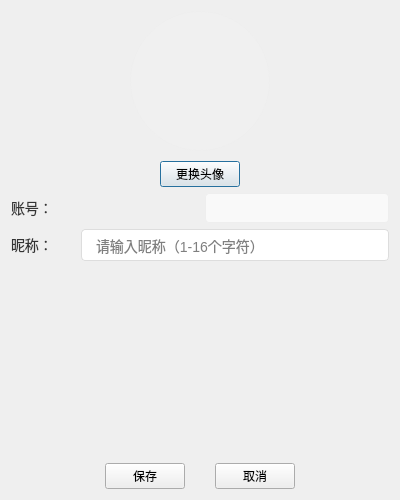
<?xml version="1.0" encoding="UTF-8"?>
<ui version="4.0">
 <class>ProfileDialog</class>
 <widget class="QDialog" name="ProfileDialog">
  <property name="geometry">
   <rect>
    <x>0</x>
    <y>0</y>
    <width>400</width>
    <height>500</height>
   </rect>
  </property>
  <property name="windowTitle">
   <string>个人资料</string>
  </property>
  <property name="fixedSize">
   <size>
    <width>400</width>
    <height>500</height>
   </size>
  </property>
  <property name="windowFlags">
   <set>Qt::Dialog | Qt::WindowTitleHint | Qt::WindowCloseButtonHint</set>
  </property>
  <layout class="QVBoxLayout" name="verticalLayout">
   <item>
    <layout class="QVBoxLayout" name="avatarLayout">
     <property name="spacing">
      <number>10</number>
     </property>
     <item alignment="Qt::AlignCenter">
      <widget class="QLabel" name="lblAvatar">
       <property name="minimumSize">
        <size>
         <width>140</width>
         <height>140</height>
        </size>
       </property>
       <property name="maximumSize">
        <size>
         <width>140</width>
         <height>140</height>
        </size>
       </property>
       <property name="styleSheet">
        <string notr="true">background-color: #f0f0f0; border-radius: 70px; border: 1px solid #eee;</string>
       </property>
       <property name="alignment">
        <set>Qt::AlignCenter</set>
       </property>
       <property name="text">
        <string/>
       </property>
      </widget>
     </item>
     <item alignment="Qt::AlignCenter">
      <widget class="QPushButton" name="btnChangeAvatar">
       <property name="text">
        <string>更换头像</string>
       </property>
       <property name="minimumWidth">
        <number>80</number>
       </property>
      </widget>
     </item>
    </layout>
   </item>
   <item>
    <layout class="QHBoxLayout" name="accountLayout">
     <property name="spacing">
      <number>10</number>
     </property>
     <item>
      <widget class="QLabel" name="lblAccountLabel">
       <property name="text">
        <string>账号：</string>
       </property>
       <property name="styleSheet">
        <string notr="true">font-size: 14px; color: #333; min-width: 60px; text-align: right;</string>
       </property>
      </widget>
     </item>
     <item>
      <widget class="QLabel" name="lblAccount">
       <property name="styleSheet">
        <string notr="true">font-size: 14px; color: #666; background-color: #f9f9f9; padding: 6px 12px; border-radius: 4px; border: 1px solid #eee;</string>
       </property>
       <property name="minimumHeight">
        <number>30</number>
       </property>
       <property name="minimumWidth">
        <number>200</number>
       </property>
       <property name="alignment">
        <set>Qt::AlignLeft | Qt::AlignVCenter</set>
       </property>
      </widget>
     </item>
    </layout>
   </item>
   <item>
    <layout class="QHBoxLayout" name="nicknameLayout">
     <property name="spacing">
      <number>10</number>
     </property>
     <item>
      <widget class="QLabel" name="lblNicknameLabel">
       <property name="text">
        <string>昵称：</string>
       </property>
       <property name="styleSheet">
        <string notr="true">font-size: 14px; color: #333; min-width: 60px; text-align: right;</string>
       </property>
      </widget>
     </item>
     <item>
      <widget class="QLineEdit" name="txtNickname">
       <property name="minimumHeight">
        <number>30</number>
       </property>
       <property name="minimumWidth">
        <number>200</number>
       </property>
       <property name="styleSheet">
        <string notr="true">font-size: 14px; padding: 6px 12px; border: 1px solid #ddd; border-radius: 4px;</string>
       </property>
       <property name="placeholderText">
        <string>请输入昵称（1-16个字符）</string>
       </property>
       <property name="maxLength">
        <number>16</number>
       </property>
      </widget>
     </item>
    </layout>
   </item>
   <item>
    <spacer name="verticalSpacer">
     <property name="orientation">
      <enum>Qt::Vertical</enum>
     </property>
     <property name="sizeHint" stdset="0">
      <size>
       <width>20</width>
       <height>40</height>
      </size>
     </property>
    </spacer>
   </item>
   <item>
    <layout class="QHBoxLayout" name="buttonLayout">
     <property name="spacing">
      <number>30</number>
     </property>
     <property name="alignment">
      <set>Qt::AlignCenter</set>
     </property>
     <item>
      <widget class="QPushButton" name="btnSave">
       <property name="text">
        <string>保存</string>
       </property>
       <property name="minimumWidth">
        <number>100</number>
       </property>
       <property name="minimumHeight">
        <number>36</number>
       </property>
      </widget>
     </item>
     <item>
      <widget class="QPushButton" name="btnCancel">
       <property name="text">
        <string>取消</string>
       </property>
       <property name="minimumWidth">
        <number>100</number>
       </property>
       <property name="minimumHeight">
        <number>36</number>
       </property>
      </widget>
     </item>
    </layout>
   </item>
  </layout>
 </widget>
 <resources/>
 <connections/> <!-- 清空connections，由自动关联规则绑定槽函数 -->
</ui>
